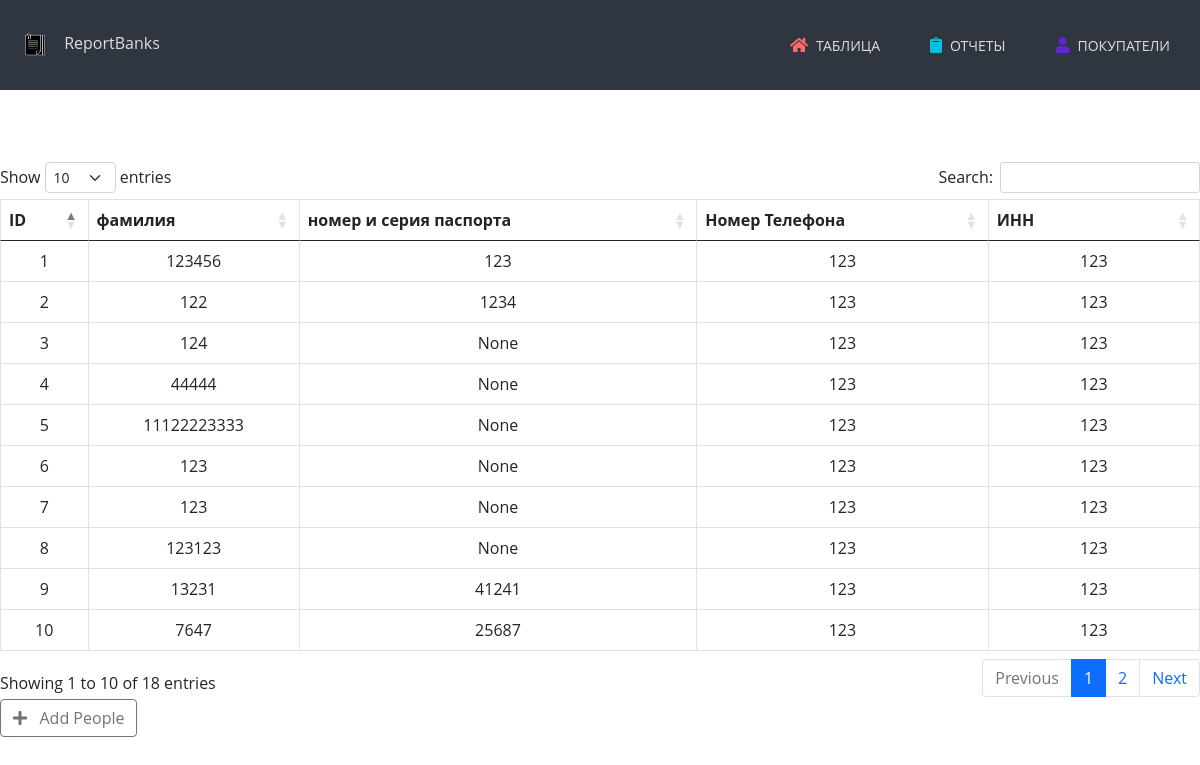
Screenshot of /database/ with the database file from the repository.
### main/models.py (models this page shows)
class Number(models.Model):
    id = models.IntegerField(primary_key=True)
    username = models.TextField(max_length=11, null=True)
    number = models.PositiveIntegerField(blank=False, null=True)
    phone = models.IntegerField()
    Inn = models.IntegerField()
    def __str__(self):
        return self.username

### main/views.py (the view)
# urls.py: path('database/',views.Data_people, name='database'),
def Data_people(request):
    People = Number.objects.all()
    print(People)
    return render(request, "main/database.html", {'People': People})

### main/templates/main/database.html
{% extends 'main/lays.html' %}
{% load  widget_tweaks %}
{% block content %}
    <div class="container_people">
    <br><br><br>
        <table class="table table-bordered" id="example" style="text-align: center;">
            <thead class="table success">
            <tr>
                <th>ID</th>
                <th>фамилия</th>
                <th> номер и серия паспорта</th>
                <th>Номер Телефона</th>
                <th>ИНН</th>
            </tr>
            </thead>
            {% for i in People %}
            <tr>
                <td>{{ i.id }}</td>
                <td>{{ i.username }}</td>
                <td>{{ i.number}}</td>
                <td>{{i.phone}}</td>
                <td>{{ i.Inn}}</td>
            </tr>
            {% endfor %}
        </table>
        <a href="{% url 'add_People' %}" class="btn btn-outline-secondary btn-sn"><i class="fas fa-plus"></i>&nbsp;&nbsp; Add People</a>
    </div>
<br><br><br><br>
{% endblock %}

### main/static/main/css/main.css (style rules this page uses)
* { margin: 0; padding: 0; text-decoration: none; font-family: "Open Sans", sans-serif; }

### rows the page displays
Number: id "1", username "123456", number "123", phone "123", Inn "123"
Number: id "2", username "122", number "1234", phone "123", Inn "123"
Number: id "3", username "124", number "None", phone "123", Inn "123"
Number: id "4", username "44444", number "None", phone "123", Inn "123"
Number: id "5", username "11122223333", number "None", phone "123", Inn "123"
Number: id "6", username "123", number "None", phone "123", Inn "123"
Number: id "7", username "123", number "None", phone "123", Inn "123"
Number: id "8", username "123123", number "None", phone "123", Inn "123"
Number: id "9", username "13231", number "41241", phone "123", Inn "123"
Number: id "10", username "7647", number "25687", phone "123", Inn "123"
